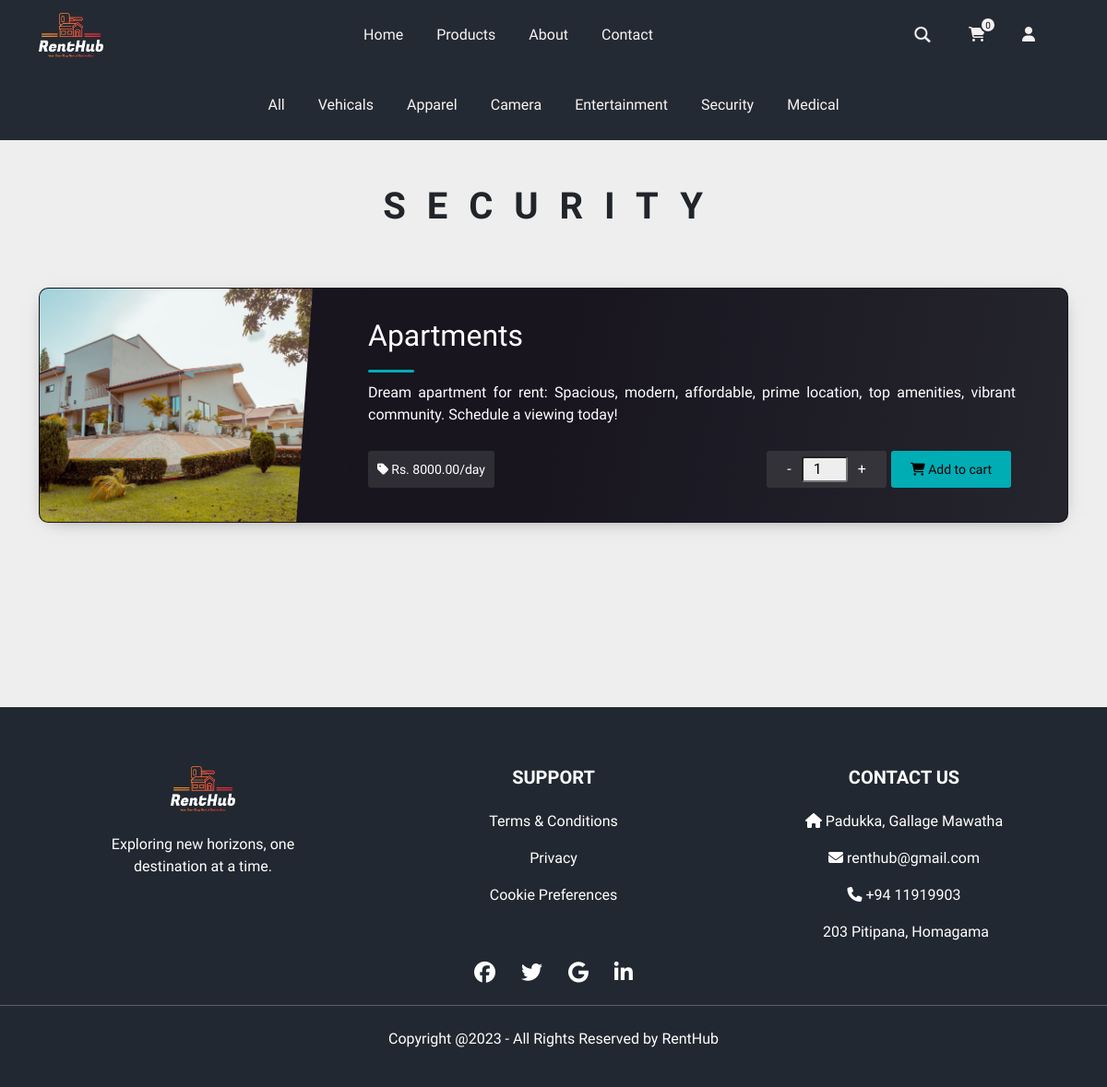
The page /index/products.php?category=5 on the database its author committed.
### tables this page shows
CREATE TABLE `categories` (
  `category_id` int(11) NOT NULL,
  `category_name` varchar(100) NOT NULL
);

CREATE TABLE `products` (
  `product_id` int(11) NOT NULL,
  `product_name` varchar(100) NOT NULL,
  `product_price` decimal(9,2) NOT NULL,
  `category_id` int(11) NOT NULL,
  `product_desc` varchar(255) NOT NULL,
  `product_image` varchar(255) NOT NULL,
  `product_keywords` varchar(255) NOT NULL,
  `date` timestamp NOT NULL DEFAULT current_timestamp() ON UPDATE current_timestamp(),
  `status` varchar(100) NOT NULL
);

### index/products.php (the view, shortened to what this page needs)
<?php
    include("admin_panel/includes/connection.php");
    function getIPAddress() {
       if(!empty($_SERVER['HTTP_CLIENT_IP'])) {
                  $ip = $_SERVER['HTTP_CLIENT_IP'];
          }
      elseif (!empty($_SERVER['HTTP_X_FORWARDED_FOR'])) {
                  $ip = $_SERVER['HTTP_X_FORWARDED_FOR'];
       }
      else{
               $ip = $_SERVER['REMOTE_ADDR'];
       }
       return $ip;
    }
?>
<!DOCTYPE html>
<html lang="en">
<head>
  <link href="https://cdn.jsdelivr.net/npm/bootstrap@5.0.0/dist/css/bootstrap.min.css" rel="stylesheet">
  <link rel="stylesheet" href="products.css">
</head>
<body>
  <nav class="navbar navbar-expand-lg navbar-dark navbar-custom fixed-top">
    <div class="container">
      <a class="navbar-brand fs-4" href="#">
        <img src="icons/white.png" alt="" width="70">
      </a>
      <div class="collapse navbar-collapse" id="navbarID">
        <ul class="navbar-nav mx-auto">
          <li class="nav-item"><a class="nav-link active nav-center" aria-current="page" href="#">Home</a></li>
          <li class="nav-item"><a class="nav-link nav-center" href="products.php">Products</a></li>
          <li class="nav-item"><a class="nav-link nav-center" href="#">About</a></li>
          <li class="nav-item"><a class="nav-link nav-center" href="Contact.html">Contact</a></li>
        </ul>
        <div class="nav-link nav-center right">
          <form action="" method="get">
            <input type="search" name="search_product" placeholder="Search..." autocomplete="off">
          </form>
          <a href="cart.php" class="nav-icon">
            <i class="fa-solid fa-cart-shopping" style="color: #f4f0f0;"></i>
            <div class="cart-number">
              <?php
                $ip_address = getIPAddress();
                $sql_select_cart = "SELECT * FROM `cart` WHERE ip_address='$ip_address';";
                $result_select_cart = mysqli_query($conn, $sql_select_cart);
                echo mysqli_num_rows($result_select_cart);
              ?>
            </div>
          </a>
          <?php
            if(!isset($_SESSION['user_email'])) {
              echo "<a href='login.php' class='nav-icon'>";
            }else{
              echo "<a href='user_area/index.php' class='nav-icon'>";
            }
          ?>
          <i class="fa-solid fa-user" style="color: #f4f0f0;"></i></a>
        </div>
      </div>
    </div>
  </nav>
  <nav class="navbar navbar-expand navbar-dark navbar-custom fixed-top nav-categories">
    <div class="container">
      <div class="collapse navbar-collapse">
        <ul class="navbar-nav mx-auto">
        <li class='nav-item'><a class='nav-link nav-center' href='products.php'>All</a></li>
          <?php
              $sql_select_categories = "SELECT * FROM `categories`;";
              $result_categories = mysqli_query($conn, $sql_select_categories);
              if (mysqli_num_rows($result_categories) > 0) {
                  while ($category = mysqli_fetch_assoc($result_categories)) {
                      $category_id = $category['category_id'];
                      $category_name = $category['category_name'];
                      echo "<li class='nav-item'><a class='nav-link nav-center' href='products.php?category=$category_id'>$category_name</a></li>";
                  }
              }
          ?>
        </ul>
      </div>
    </div>
  </nav>
  <div class="products">
  <div class = "container">
            <?php
              include("admin_panel/includes/connection.php");
              if(!isset($_GET["category"]) && !isset($_GET["search_product"])){
                $sql_select_categories = "SELECT * FROM `categories`;";
                $result_categories = mysqli_query($conn, $sql_select_categories);
                if (mysqli_num_rows($result_categories) > 0) {
                    while ($category = mysqli_fetch_assoc($result_categories)) {
                        $category_id = $category['category_id'];
                        $category_name = $category['category_name'];
                        $sql_select_products = "SELECT * FROM `products` WHERE category_id=$category_id;";
                        $result_products = mysqli_query($conn, $sql_select_products);
                        if (mysqli_num_rows($result_products) > 0) {
                          echo "<h1 class='h1 text-center text-dark pageHeaderTitle'>$category_name</h1>";
                          while ($product = mysqli_fetch_assoc($result_products)) {
                              $product_id = $product['product_id'];
                              $product_name = $product['product_name'];
                              $product_image = $product['product_image'];
                              $product_price = $product['product_price'];
                              $product_desc = $product['product_desc'];
                              $product_status = $product['status'];
                              echo "<article class='card dark blue'>
                              <a class='card__img_link' href='#'>
                                  <img class='card__img' src='admin_panel/includes/product_images/$product_image' alt=$product_name />
                              </a>
                              <div class='card__text'>
                                  <h1 class='card__title blue'><a href='#'>$product_name</a></h1>
                                  <div class='card__bar'></div>
                                  <div class='card__preview-txt'>$product_desc</div>
                                  <ul class='card__tagbox'>
                                      <li class='tag__item'><i class='fas fa-tag mr-2'></i>Rs. $product_price/day</li>
                                      <li class='tag__item'>
                                      <button onclick='decrementQuantity($product_id)'>-</button>
                                      <form>
                                      <input type='submit' id='submit$product_id' name='cart' value='$product_id' style='display: none'>
                                      <input type='number' id='$product_id' name='quantity' min='1' value='1'>
                                      </form>
                                      <button onclick='incrementQuantity($product_id)'>+</button>
                                      <li class='tag__item play blue'>
                                          <label for='submit$product_id'><i class='fa-solid fa-cart-shopping'></i> Add to cart</label>
                                      </li>
                                  </ul>
                              </div>
                          </article>";
                          }
                      }
                    }
                }
              } elseif(isset($_GET["category"])) {
                $category_id = $_GET["category"];
                $sql_select_categories = "SELECT * FROM `categories` WHERE category_id=$category_id;";
                $sql_select_products = "SELECT * FROM `products` WHERE category_id=$category_id;";
                $result_products = mysqli_query($conn, $sql_select_products);
                $result_categories = mysqli_query($conn, $sql_select_categories);
                if (mysqli_num_rows($result_products) > 0) {
                  $category = mysqli_fetch_assoc($result_categories);
                  $category_name = $category["category_name"];
                  echo "<h1 class='h1 text-center text-dark pageHeaderTitle'>$category_name</h1>";
                  while ($product = mysqli_fetch_assoc($result_products)) {
                      $product_id = $product['product_id'];
                      $product_name = $product['product_name'];
                      $product_image = $product['product_image'];
                      $product_price = $product['product_price'];
                      $product_desc = $product['product_desc'];
                      echo "<article class='card dark blue'>
                      <a class='card__img_link' href='#'>
                          <img class='card__img' src='admin_panel/includes/product_images/$product_image' alt=$product_name />
                      </a>
                      <div class='card__text'>
                          <h1 class='card__title blue'><a href='#'>$product_name</a></h1>
                          <div class='card__bar'></div>
                          <div class='card__preview-txt'>$product_desc</div>
                          <ul class='card__tagbox'>
                              <li class='tag__item'><i class='fas fa-tag mr-2'></i>Rs. $product_price/day</li>
                              <li class='tag__item'>
                              <button onclick='decrementQuantity($product_id)'>-</button>
                              <form>
                              <input type='submit' id='submit$product_id' name='cart' value='$product_id' style='display: none'>
                              <input type='number' id='$product_id' name='quantity' min='1' value='1'>
                              </form>
                              <button onclick='incrementQuantity($product_id)'>+</button>
                              <li class='tag__item play blue'>
                                  <label for='submit$product_id'><i class='fa-solid fa-cart-shopping'></i> Add to cart</label>
                              </li>
                          </ul>
                      </div>
                  </article>";
                  }
              }
              }
            ?>
  </div>
  </div>
  <footer class="footerbg text-white pt-5 pb-4">
    <div class="container text-center text-md-left">
      <div class="row text-center text-md-left">
        <div class="col-md-3 col-lg-3 col-xl-3 mx-auto mt-3">
          <h5 class="text-uppercase mb-4 mr-3 font-weight-bold">
            <img src="icons/white.png" alt="" width="70">
          </h5>
          <p>Exploring new horizons, one destination at a time.</p>
        </div>
        <div class="col-md-2 col-lg-2 col-xl-3 mx-auto mt-3">
          <h5 class="text-uppercase mb-4 font-weight-bold"><b>Support</b></h5>
          <p>
            <a href="#" class="text-white" style="text-decoration: none;">Terms & Conditions</a>
          </p>
          <p>
            <a href="#" class="text-white" style="text-decoration: none;">Privacy</a>
          </p>
          <p>
            <a href="#" class="text-white" style="text-decoration: none;">Cookie Preferences</a>
          </p>
        </div>
        <div class="col-md-4 col-lg-3 col-xl-3 mx-auto mt-3">
          <h5 class="text-uppercase mb-4 font-weight-bold"><b>Contact Us</b></h5>
          <p>
            <i class="fas fa-home mr-3"></i> Padukka, Gallage Mawatha
          </p>
          <p>
            <i class="fas fa-envelope mr-3"></i> renthub@gmail.com
          </p>
          <p>
            <i class="fas fa-phone mr-3"></i> +94 11919903
          </p>
          <p>
            <i class="fas fa-Location-arrow mr-3"></i> 203 Pitipana, Homagama
          </p>
        </div>
      </div>
      <ul class="list-unstyled list-inline">
        <li class="list-inline-item">
          <a href="#" class="btn-floating btn-sm text-white"><i class="fab fa-facebook"></i></a>
        </li>
        <li class="list-inline-item">
          <a href="#" class="btn-floating btn-sm text-white"><i class="fab fa-twitter"></i></a>
        </li>
        <li class="list-inline-item">
          <a href="#" class="btn-floating btn-sm text-white"><i class="fab fa-google"></i></a>
        </li>
        <li class="list-inline-item">
          <a href="#" class="btn-floating btn-sm text-white"><i class="fab fa-linkedin-in"></i></a>
        </li>
      </ul>
    </div>
    <hr class="mb-4">
    <p class="text-center">Copyright @2023 - All Rights Reserved by RentHub</p>
  </footer>
</body>
</html>

### rows shown on the page
categories: category_name "Vehicals"
categories: category_name "Apparel"
categories: category_name "Camera"
categories: category_name "Entertainment"
categories: category_name "Security", category_name "SECURITY"
categories: category_name "Medical"
products: product_image (picture), product_name "Apartments", product_desc "Dream apartment for rent: Spacious, modern, affordable, prime location, top amenities, vibrant community. Schedule a viewing today!", product_price "8000.00"

### other values the page prints
mysqli_num_rows($result_select_cart) "0"
